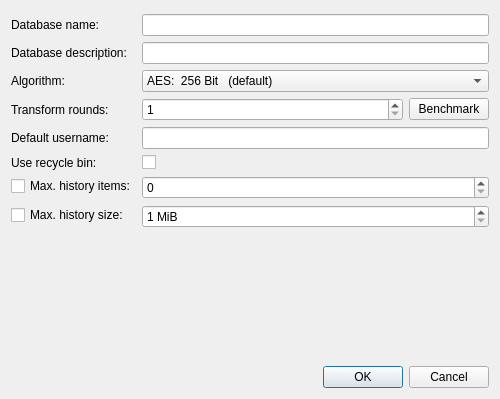
<?xml version="1.0" encoding="UTF-8"?>
<ui version="4.0">
 <class>DatabaseSettingsWidget</class>
 <widget class="QWidget" name="DatabaseSettingsWidget">
  <property name="geometry">
   <rect>
    <x>0</x>
    <y>0</y>
    <width>500</width>
    <height>399</height>
   </rect>
  </property>
  <layout class="QVBoxLayout" name="verticalLayout">
   <item>
    <spacer name="verticalSpacer_2">
     <property name="orientation">
      <enum>Qt::Vertical</enum>
     </property>
     <property name="sizeType">
      <enum>QSizePolicy::Fixed</enum>
     </property>
     <property name="sizeHint" stdset="0">
      <size>
       <width>1</width>
       <height>3</height>
      </size>
     </property>
    </spacer>
   </item>
   <item>
    <layout class="QFormLayout" name="formLayout">
     <item row="1" column="0">
      <widget class="QLabel" name="dbNameLabel">
       <property name="text">
        <string>Database name:</string>
       </property>
      </widget>
     </item>
     <item row="1" column="1">
      <widget class="QLineEdit" name="dbNameEdit"/>
     </item>
     <item row="2" column="0">
      <widget class="QLabel" name="dbDescriptionLabel">
       <property name="text">
        <string>Database description:</string>
       </property>
      </widget>
     </item>
     <item row="2" column="1">
      <widget class="QLineEdit" name="dbDescriptionEdit"/>
     </item>
     <item row="9" column="1">
      <layout class="QHBoxLayout" name="horizontalLayout">
       <item>
        <widget class="QSpinBox" name="historyMaxSizeSpinBox">
         <property name="sizePolicy">
          <sizepolicy hsizetype="Expanding" vsizetype="Fixed">
           <horstretch>0</horstretch>
           <verstretch>0</verstretch>
          </sizepolicy>
         </property>
         <property name="suffix">
          <string> MiB</string>
         </property>
         <property name="minimum">
          <number>1</number>
         </property>
         <property name="maximum">
          <number>2000000000</number>
         </property>
        </widget>
       </item>
      </layout>
     </item>
     <item row="8" column="1">
      <layout class="QHBoxLayout" name="horizontalLayout_2">
       <item>
        <widget class="QSpinBox" name="historyMaxItemsSpinBox">
         <property name="sizePolicy">
          <sizepolicy hsizetype="Expanding" vsizetype="Fixed">
           <horstretch>0</horstretch>
           <verstretch>0</verstretch>
          </sizepolicy>
         </property>
         <property name="maximum">
          <number>2000000000</number>
         </property>
        </widget>
       </item>
      </layout>
     </item>
     <item row="5" column="1">
      <layout class="QHBoxLayout" name="horizontalLayout_3">
       <item>
        <widget class="QSpinBox" name="transformRoundsSpinBox">
         <property name="sizePolicy">
          <sizepolicy hsizetype="Expanding" vsizetype="Fixed">
           <horstretch>0</horstretch>
           <verstretch>0</verstretch>
          </sizepolicy>
         </property>
         <property name="minimum">
          <number>1</number>
         </property>
         <property name="maximum">
          <number>1000000000</number>
         </property>
        </widget>
       </item>
       <item>
        <widget class="QPushButton" name="transformBenchmarkButton">
         <property name="text">
          <string>Benchmark</string>
         </property>
        </widget>
       </item>
      </layout>
     </item>
     <item row="8" column="0">
      <widget class="QCheckBox" name="historyMaxItemsCheckBox">
       <property name="text">
        <string>Max. history items:</string>
       </property>
      </widget>
     </item>
     <item row="9" column="0">
      <widget class="QCheckBox" name="historyMaxSizeCheckBox">
       <property name="text">
        <string>Max. history size:</string>
       </property>
      </widget>
     </item>
     <item row="5" column="0">
      <widget class="QLabel" name="transformRoundsLabel">
       <property name="text">
        <string>Transform rounds:</string>
       </property>
      </widget>
     </item>
     <item row="7" column="1">
      <widget class="QCheckBox" name="recycleBinEnabledCheckBox"/>
     </item>
     <item row="6" column="0">
      <widget class="QLabel" name="defaultUsernameLabel">
       <property name="text">
        <string>Default username:</string>
       </property>
      </widget>
     </item>
     <item row="7" column="0">
      <widget class="QLabel" name="label">
       <property name="text">
        <string>Use recycle bin:</string>
       </property>
      </widget>
     </item>
     <item row="6" column="1">
      <widget class="QLineEdit" name="defaultUsernameEdit">
       <property name="enabled">
        <bool>true</bool>
       </property>
      </widget>
     </item>
     <item row="4" column="0">
      <widget class="QLabel" name="AlgorithmLabel">
       <property name="text">
        <string>Algorithm:</string>
       </property>
      </widget>
     </item>
     <item row="4" column="1">
      <widget class="QComboBox" name="AlgorithmComboBox">
       <item>
        <property name="text">
         <string>AES:  256 Bit   (default)</string>
        </property>
       </item>
       <item>
        <property name="text">
         <string>Twofish:  256 Bit</string>
        </property>
       </item>
       <item>
        <property name="text">
         <string>Serpent:  256 Bit</string>
        </property>
       </item>
      </widget>
     </item>
    </layout>
   </item>
   <item>
    <spacer name="verticalSpacer">
     <property name="orientation">
      <enum>Qt::Vertical</enum>
     </property>
     <property name="sizeHint" stdset="0">
      <size>
       <width>20</width>
       <height>40</height>
      </size>
     </property>
    </spacer>
   </item>
   <item>
    <widget class="QDialogButtonBox" name="buttonBox">
     <property name="standardButtons">
      <set>QDialogButtonBox::Cancel|QDialogButtonBox::Ok</set>
     </property>
    </widget>
   </item>
  </layout>
 </widget>
 <tabstops>
  <tabstop>dbNameEdit</tabstop>
  <tabstop>dbDescriptionEdit</tabstop>
  <tabstop>transformRoundsSpinBox</tabstop>
  <tabstop>transformBenchmarkButton</tabstop>
  <tabstop>defaultUsernameEdit</tabstop>
  <tabstop>recycleBinEnabledCheckBox</tabstop>
  <tabstop>historyMaxItemsCheckBox</tabstop>
  <tabstop>historyMaxItemsSpinBox</tabstop>
  <tabstop>historyMaxSizeCheckBox</tabstop>
  <tabstop>historyMaxSizeSpinBox</tabstop>
  <tabstop>buttonBox</tabstop>
 </tabstops>
 <resources/>
 <connections/>
</ui>
